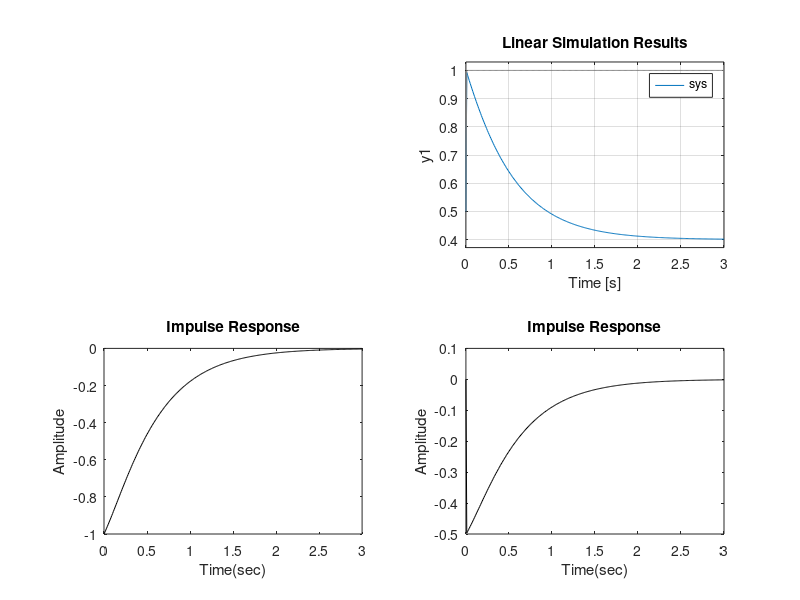

Write the MATLAB code that produced this figure.
close all
clear
clc

a = [1, 7, 10];
b = [1, 6, 4];
sys = tf(b,a);
t = [0:0.01:3]';

figure;
subplot(2,2,1);
step(sys);

subplot(2,2,2);
x_step = zeros(size(t));
x_step(t>0) = 1;
x_step(t==0) = 1/2;
lsim(sys,x_step,t);

subplot(2,2,3);
[h1,t1] = impulse(sys,t);
plot(t1,h1,'k');
title('Impulse Response');
xlabel('Time(sec)');
ylabel('Amplitude');

subplot(2,2,4);
x_delta = zeros(size(t));
x_delta(t==0) = 100;
[y1,t] = lsim(sys,x_delta,t);
y2 = y1 - x_delta;
plot(t,y2,'k');
title('Impulse Response');
xlabel('Time(sec)');
ylabel('Amplitude');
